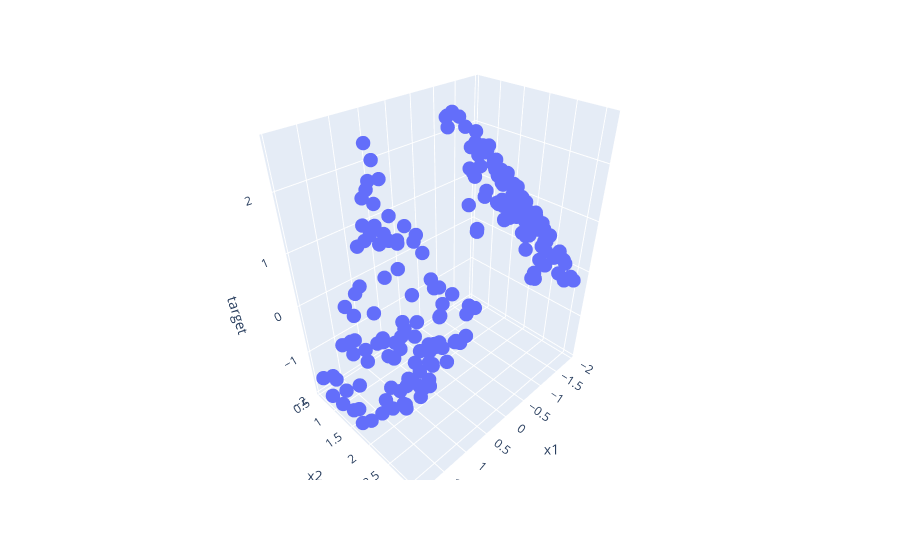

The cell this chart's notebook holds for it:
### Markdown cell above
### A.

### Code cell
# Exploración de datos

fig = px.scatter_3d(X_train, x='x1', y='x2', z='target')
fig.update_traces(marker=dict(size=5))
fig.update_layout(scene=dict(
    xaxis_title='x1',
    yaxis_title='x2',
    zaxis_title='target'
))
fig.show()

# Intersante... parece alguna función.

### Figure 1 — Plotly figure (JSON) as saved in the notebook; plotly's stock layout.template omitted (floating-point values rounded to 4 significant figures; data arrays with more than 128 entries replaced by an {"elided": "..."} marker saying what was removed)
{"data": [{"hovertemplate": "x1=%{x}<br>x2=%{y}<br>target=%{z}<extra></extra>", "legendgroup": "", "marker": {"color": "#636efa", "size": 5, "symbol": "circle"}, "mode": "markers", "name": "", "scene": "scene", "showlegend": false, "type": "scatter3d", "x": {"elided": "200 float values"}, "y": {"elided": "200 float values"}, "z": {"elided": "200 float values"}}], "layout": {"legend": {"tracegroupgap": 0}, "margin": {"t": 60}, "scene": {"domain": {"x": [0, 1], "y": [0, 1]}, "xaxis": {"title": {"text": "x1"}}, "yaxis": {"title": {"text": "x2"}}, "zaxis": {"title": {"text": "target"}}}}}
